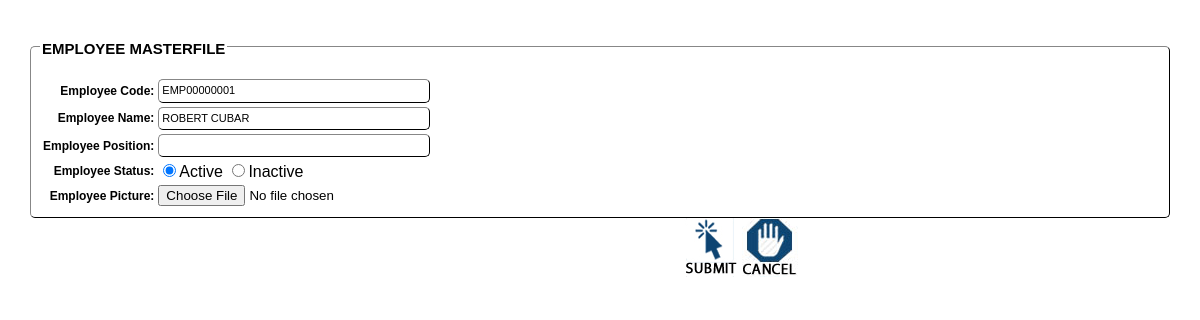
/employee_edit.php?empid=EMP00000001 (signed in), run on an earlier commit of the app's database.
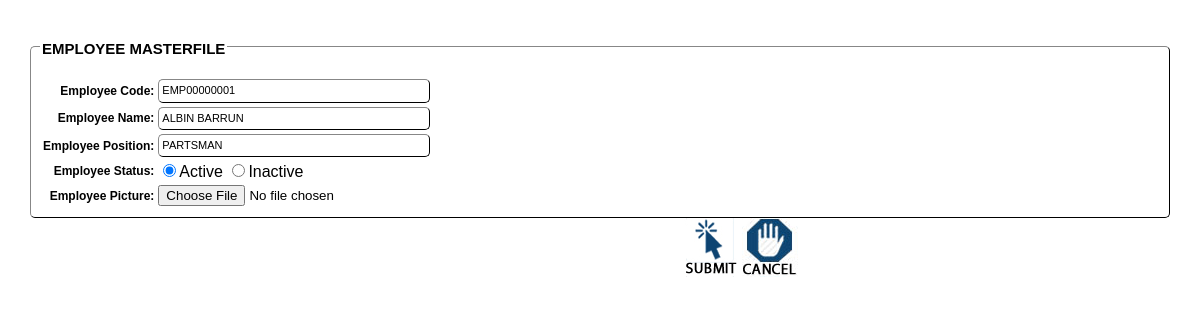
And on a later commit of the database.
### tables this page shows
CREATE TABLE `tbl_employee` (
  `emp_id` varchar(20) NOT NULL,
  `employee` varchar(60) NOT NULL,
  `position` varchar(50) DEFAULT NULL,
  `emp_status` enum('0','1','2') NOT NULL DEFAULT '1',
  `emp_image` varchar(100) NOT NULL,
  `emp_created` datetime NOT NULL,
  `contactno` varchar(50) DEFAULT NULL,
  `emailaddress` varchar(100) DEFAULT NULL,
  PRIMARY KEY (`emp_id`),
  UNIQUE KEY `emp_id` (`emp_id`,`employee`)
);

### employee_edit.php (the view, shortened to what this page needs)
<?php
	require_once("conf/db_connection.php");
	$emp_id = $_GET['empid'];
	$qry = "SELECT * FROM tbl_employee WHERE emp_id = '$emp_id'";
	$result = $dbo->query($qry);
	foreach($result as $row){
		$emp_id = $row['emp_id'];
		$employee = $row['employee'];
		$position = $row['position'];
		$emp_status = $row['emp_status'];
		$emp_image = $row['emp_image'];
	}
?>
<html>
<head>
<link rel="stylesheet" type="text/css" href="style/cal.css" />
<link rel="stylesheet" type="text/css" href="style/forms.css" />
</head>
<body>
	<form method="post" name="employee_form" class="form" onSubmit="return ValidateMe();" enctype="multipart/form-data">
		<fieldset form="form_employee" name="form_employee">
		<legend><p id="title">Employee Masterfile</p></legend>
		<table>
			<tr>
				<td class ="label"><label name="lbl_emp_id">Employee Code:</label>
				<td class ="input"><input type="text" name="emp_id" value="<?=$emp_id;?>" readonly style="width:272px"></td>
			</tr>
			<tr>
				<td class ="label"><label name="lbl_employee">Employee Name:</label>
				<td class ="input"><input type="text" name="employee" id="employee" value="<?=$employee;?>" style="width:272px"></td>
			</tr>
			<tr>
			<td class ="label"><label name="lbl_employee">Employee Position:</label>
			<td class ="input"><input type="text" name="position" id="position" value="<?=$position;?>" style="width:272px"></td>
		</tr>
			<tr>
				<td class ="label"><label name="lbl_emp_status">Employee Status:</label>
				<td class="input">
					<input type="radio" name="emp_status" value="1" <? if($emp_status == 1){ echo 'checked'; }?>>Active
					<input type="radio" name="emp_status" value="0" <? if($emp_status == 0){ echo 'checked'; }?>>Inactive</td>
			</tr>
			<tr>
				<td class ="label"><label name="lbl_emp_image">Employee Picture:</label>
				<td class ="input"><input type="file" name="emp_image" value="<?=$emp_image;?>" style="width:272px"></td>
			</tr>
		</table>
		</fieldset>
		<p class="button">
			<input type="submit" value="" name="update" />
			<a href ="employee_list.php"><input type="button" value="" class="cancel" style="cursor: pointer;" /></a>
		</p>
	</form>
</body>
</html>

What changed in the data, as far as the page shows it:
changed tbl_employee "EMP00000001": employee "ROBERT CUBAR" → "ALBIN BARRUN"; position (not shown) → "PARTSMAN"
